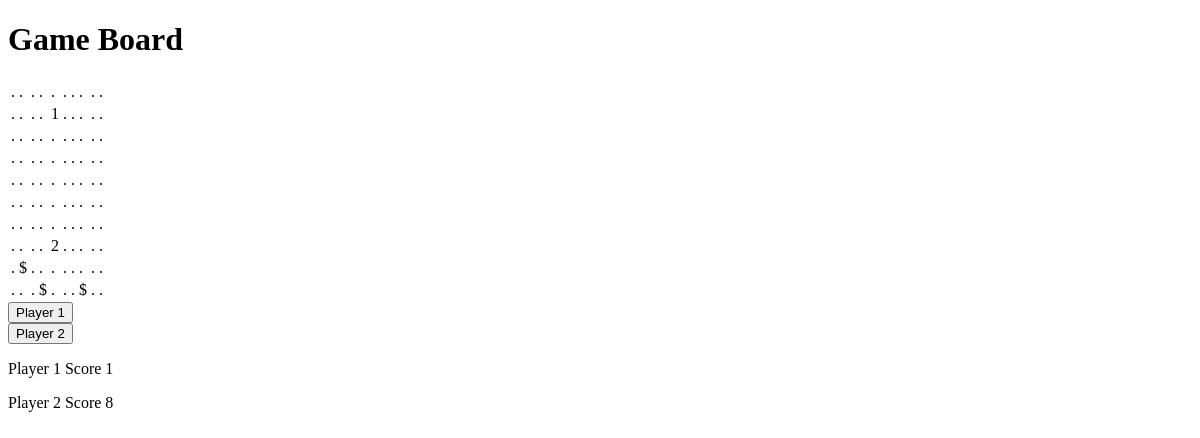
The app's page /game/, older data.
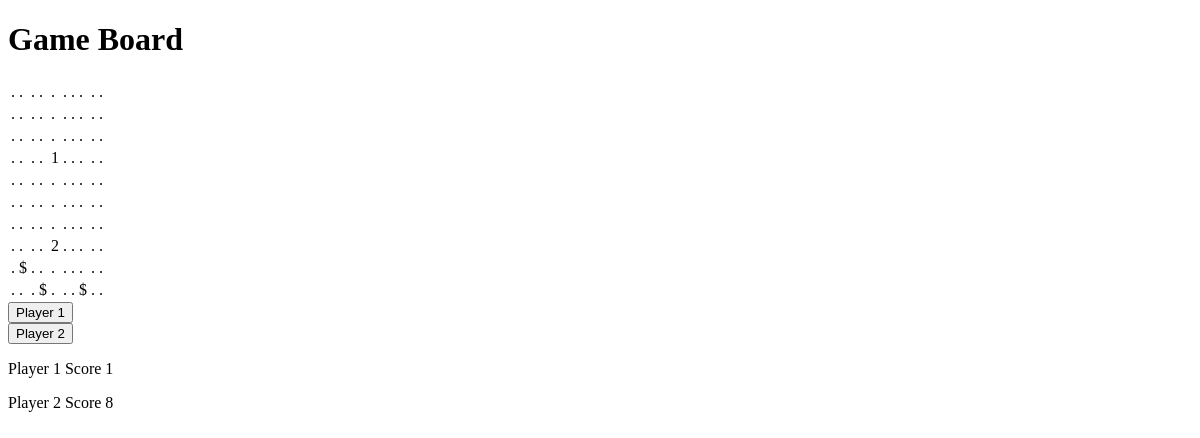
The same page, newer data.
### game/models.py (models this page shows, shortened)
class Board(models.Model):
    label = models.CharField(max_length=1)
    row = models.IntegerField(validators=[validate_row_range])
    col = models.IntegerField(validators=[validate_col_range])
    value = models.IntegerField()
    player = models.ForeignKey(Player, null=True, blank=True, on_delete=models.SET_NULL)
    def __str__(self):
        if self.player is not None:
            return self.player.name
        if int(self.value) > 0:
            return '$'
        else:
            return str(self.label)

class Player(models.Model):
    name = models.CharField(max_length=1, validators=[validate_unique_name])
    row = models.IntegerField(validators=[validate_row_range])
    col = models.IntegerField(validators=[validate_col_range])
    score = models.IntegerField()

### game/views.py (the view)
# urls.py: path('', views.display, name='display'),
@transaction.atomic
def display(request) -> HttpResponse:
    board = get_current_board_state()
    players = Player.objects.select_for_update().all()
    context = {'board': board, 'players': players}
    return render(request, 'game/game_board.html', context)

### game/views.py (called while the page is built)
def get_current_board_state() -> [[Board]]:
    board_state = [[tile for tile in Board.objects.select_for_update().filter(row=i).order_by('col')] for i in range(0, BOARD_LENGTH)]
    return board_state

### game/templates/game/game_board.html (shortened to what this page needs)
<!DOCTYPE html>
<html lang="en">
<head>
</head>
<body>
  <h1>Game Board</h1>
  <form method="post" action="{% url 'game:create_game' %}">
    <table>
      {% for row in board %}
        <tr>
          {% for item in row %}
            <td>{{ item }}</td>
          {% endfor %}
        </tr>
      {% endfor %}
    </table>
  </form>
  <form action="{% url 'game:display_and_play_game' name='1' %}" method="post">
      <button name="button_id" value="player1">Player 1</button>
  </form>
  <form action="{% url 'game:display_and_play_game' name='2' %}" method="post">
      <button name="button_id" value="player2">Player 2</button>
  </form>
  <p>Player 1 Score {{ players.0.score }}</p>
  <p>Player 2 Score {{ players.1.score }}</p>
</body>
</html>

Row changes from the older to the newer data that the page shows:
changed Board (number 15 of 100 on the later page): player+value+label "1" → "."
changed Board (number 35 of 100 on the later page): player.name "." → "1"
